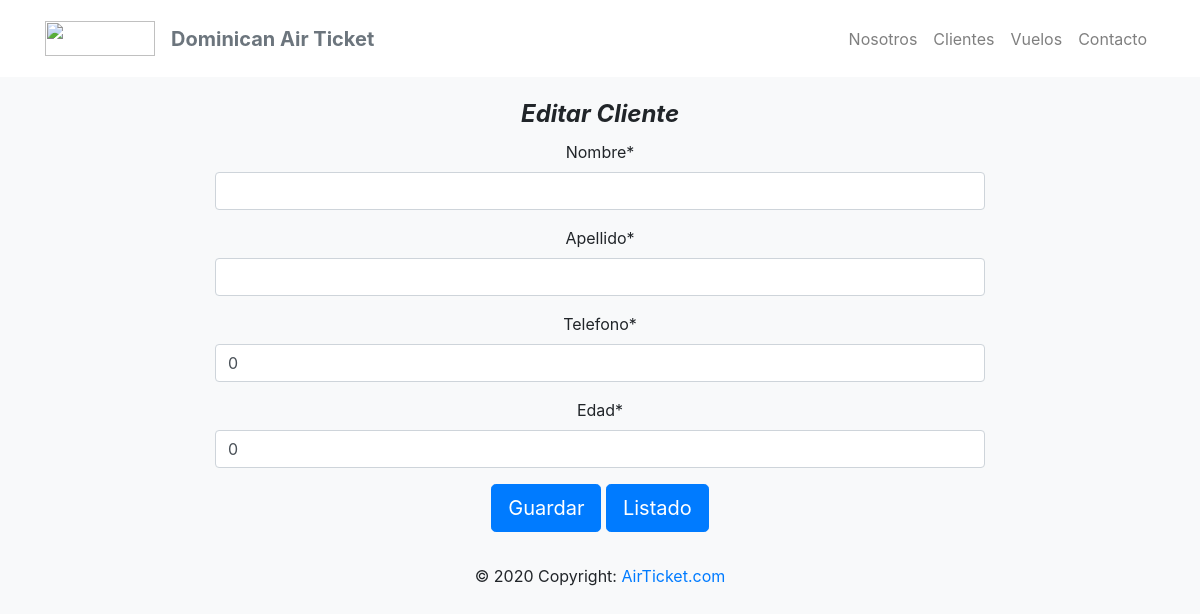
The app's page /reservar/clientes/edit/4, older data.
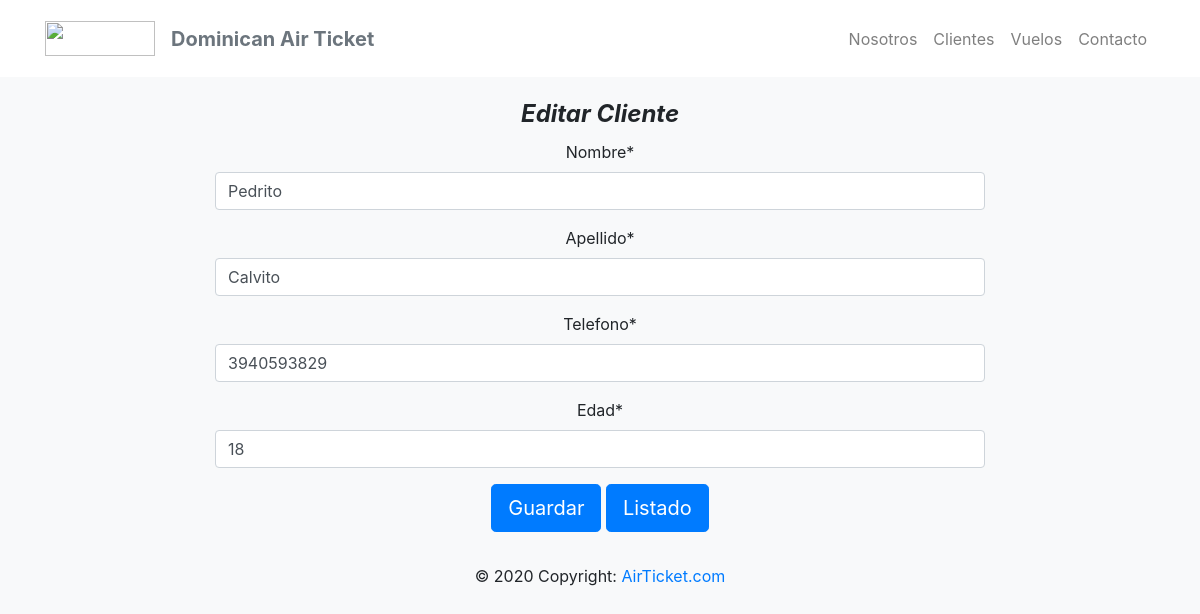
The same page, newer data.
### registro/models.py (models this page shows, shortened)
class Cliente(models.Model):
    nombre = models.CharField(
        max_length=50,
        validators= [MinLengthValidator(2, "Debe introducir dos caracteres")]
    )
    apellido = models.CharField(max_length=50
    )
    telefono = models.IntegerField(default=0)
    edad = models.IntegerField(default=0)

### registro/views.py (the view)
# urls.py: path('reservar/clientes/edit/<int:id_cliente>', views.clientes_edit, name='clientes_edit'),
def clientes_edit(request, id_cliente):
    client = Cliente.objects.filter(id=id_cliente).first()
    form = form_cliente(instance=client)
    return render(request, 'clientes_edit.html', {'form':form, 'cliente':client})

### registro/forms.py
class form_cliente(forms.ModelForm):
    class Meta:
        model = Cliente
        fields = [
            "nombre",
            "apellido",
            "telefono",
            "edad",
        ]
        labels = {
            "nombre":"Nombre",
            "apellido":"Apellido",
            "telefono":"Telefono",
            "edad":"Edad",
        }
        widgets = {
            "nombre": forms.TextInput(attrs={"class":"form-control"}),
            "apellido": forms.TextInput(attrs={"class":"form-control"}),
            "telefono": forms.TextInput(attrs={"class":"form-control"}),
            "edad": forms.NumberInput(attrs={"class":"form-control"}),
        }

### registro/templates/clientes_edit.html (shortened to what this page needs)
{% extends 'base.html' %}
{% load crispy_forms_tags %}
{% block cont  %}
        <br>
        <form class="form-horizontal" action = "{% url 'clientes_update' cliente.id %}" method = "POST">
            <strong><legend class="text-center header font-italic">Editar Cliente</legend></strong>
            <center>
            <div class="form-group ">
                <div class="col-md-8">
                {{ form|crispy }}
                </div>
            </div>
            <div class="form-group">
                <div class="col-md-12">
                <button type="submit" class="btn btn-primary btn-lg">Guardar</button>
                <a class="btn btn-primary btn-lg" href="{% url 'clientes_view' %}">Listado</a>
                </div>
            </div>
            </center>
        </form>
{% endblock  %}

Row changes from the older to the newer data that the page shows:
added Cliente: nombre "Pedrito", apellido "Calvito", telefono "3940593829", edad "18"
Text that changed along with them:
form field telefono: "0" → (not shown)
form field edad: "0" → (not shown)
